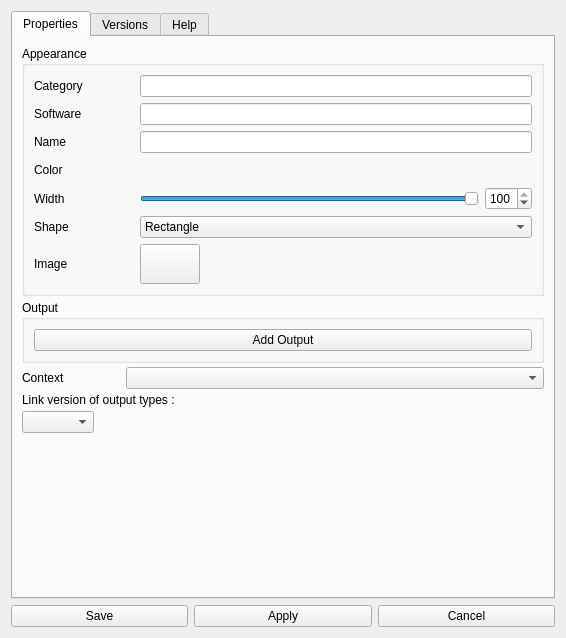
<?xml version="1.0" encoding="UTF-8"?>
<ui version="4.0">
 <class>MainWindow</class>
 <widget class="QDialog" name="MainWindow">
  <property name="geometry">
   <rect>
    <x>0</x>
    <y>0</y>
    <width>566</width>
    <height>638</height>
   </rect>
  </property>
  <property name="windowTitle">
   <string>Pypeline Types Editor</string>
  </property>
  <layout class="QVBoxLayout" name="verticalLayout_6">
   <item>
    <layout class="QHBoxLayout" name="horizontalLayout" stretch="0">
     <property name="spacing">
      <number>6</number>
     </property>
     <item>
      <widget class="QTabWidget" name="tabWidget">
       <property name="currentIndex">
        <number>0</number>
       </property>
       <widget class="QWidget" name="tabProperties">
        <attribute name="title">
         <string>Properties</string>
        </attribute>
        <layout class="QVBoxLayout" name="verticalLayout_7">
         <property name="spacing">
          <number>4</number>
         </property>
         <item>
          <widget class="QGroupBox" name="groupBox_2">
           <property name="title">
            <string>Appearance</string>
           </property>
           <layout class="QVBoxLayout" name="verticalLayout_10">
            <item>
             <layout class="QHBoxLayout" name="horizontalLayout_20">
              <item>
               <widget class="QLabel" name="label_15">
                <property name="minimumSize">
                 <size>
                  <width>100</width>
                  <height>0</height>
                 </size>
                </property>
                <property name="toolTip">
                 <string>Helpfull to order the types in the type area</string>
                </property>
                <property name="text">
                 <string>Category</string>
                </property>
               </widget>
              </item>
              <item>
               <widget class="QLineEdit" name="categoryLineEdit">
                <property name="toolTip">
                 <string>Helpfull to order the types in the type area</string>
                </property>
               </widget>
              </item>
             </layout>
            </item>
            <item>
             <layout class="QHBoxLayout" name="horizontalLayout_18">
              <item>
               <widget class="QLabel" name="label_13">
                <property name="minimumSize">
                 <size>
                  <width>100</width>
                  <height>0</height>
                 </size>
                </property>
                <property name="text">
                 <string>Software</string>
                </property>
               </widget>
              </item>
              <item>
               <widget class="QLineEdit" name="softwareLineEdit"/>
              </item>
             </layout>
            </item>
            <item>
             <layout class="QHBoxLayout" name="horizontalLayout_2">
              <item>
               <widget class="QLabel" name="label">
                <property name="sizePolicy">
                 <sizepolicy hsizetype="Fixed" vsizetype="Preferred">
                  <horstretch>0</horstretch>
                  <verstretch>0</verstretch>
                 </sizepolicy>
                </property>
                <property name="minimumSize">
                 <size>
                  <width>100</width>
                  <height>0</height>
                 </size>
                </property>
                <property name="maximumSize">
                 <size>
                  <width>100</width>
                  <height>16777215</height>
                 </size>
                </property>
                <property name="toolTip">
                 <string>Name of the type</string>
                </property>
                <property name="text">
                 <string>Name</string>
                </property>
               </widget>
              </item>
              <item>
               <widget class="QLineEdit" name="nameLineEdit">
                <property name="toolTip">
                 <string>Name of the type</string>
                </property>
                <property name="statusTip">
                 <string/>
                </property>
               </widget>
              </item>
             </layout>
            </item>
            <item>
             <layout class="QHBoxLayout" name="horizontalLayout_7">
              <item>
               <widget class="QLabel" name="colorLabel">
                <property name="minimumSize">
                 <size>
                  <width>100</width>
                  <height>0</height>
                 </size>
                </property>
                <property name="maximumSize">
                 <size>
                  <width>100</width>
                  <height>16777215</height>
                 </size>
                </property>
                <property name="toolTip">
                 <string>Color of the type visible in the links, the type area and for a non-image shape</string>
                </property>
                <property name="text">
                 <string>Color</string>
                </property>
               </widget>
              </item>
              <item>
               <widget class="QPushButton" name="colorButton">
                <property name="toolTip">
                 <string>Color of the type visible in the links, the type area and for a non-image shape</string>
                </property>
                <property name="text">
                 <string/>
                </property>
                <property name="flat">
                 <bool>true</bool>
                </property>
               </widget>
              </item>
             </layout>
            </item>
            <item>
             <layout class="QHBoxLayout" name="horizontalLayout_22">
              <item>
               <widget class="QLabel" name="label_17">
                <property name="minimumSize">
                 <size>
                  <width>100</width>
                  <height>0</height>
                 </size>
                </property>
                <property name="text">
                 <string>Width</string>
                </property>
               </widget>
              </item>
              <item>
               <widget class="QSlider" name="widthSlider">
                <property name="minimum">
                 <number>20</number>
                </property>
                <property name="maximum">
                 <number>100</number>
                </property>
                <property name="value">
                 <number>100</number>
                </property>
                <property name="orientation">
                 <enum>Qt::Horizontal</enum>
                </property>
               </widget>
              </item>
              <item>
               <widget class="QSpinBox" name="widthSpinBox">
                <property name="minimum">
                 <number>20</number>
                </property>
                <property name="maximum">
                 <number>100</number>
                </property>
                <property name="value">
                 <number>100</number>
                </property>
               </widget>
              </item>
             </layout>
            </item>
            <item>
             <layout class="QHBoxLayout" name="horizontalLayout_8" stretch="0,0">
              <item>
               <widget class="QLabel" name="label_6">
                <property name="minimumSize">
                 <size>
                  <width>100</width>
                  <height>0</height>
                 </size>
                </property>
                <property name="maximumSize">
                 <size>
                  <width>100</width>
                  <height>16777215</height>
                 </size>
                </property>
                <property name="toolTip">
                 <string>Shape of the the node</string>
                </property>
                <property name="text">
                 <string>Shape</string>
                </property>
               </widget>
              </item>
              <item>
               <widget class="QComboBox" name="shapeComboBox">
                <property name="minimumSize">
                 <size>
                  <width>200</width>
                  <height>0</height>
                 </size>
                </property>
                <property name="toolTip">
                 <string>Shape of the the node</string>
                </property>
                <item>
                 <property name="text">
                  <string>Rectangle</string>
                 </property>
                </item>
                <item>
                 <property name="text">
                  <string>Circle</string>
                 </property>
                </item>
                <item>
                 <property name="text">
                  <string>Image</string>
                 </property>
                </item>
               </widget>
              </item>
             </layout>
            </item>
            <item>
             <widget class="QWidget" name="imageWidget" native="true">
              <layout class="QHBoxLayout" name="horizontalLayout_21">
               <property name="leftMargin">
                <number>0</number>
               </property>
               <property name="topMargin">
                <number>0</number>
               </property>
               <property name="rightMargin">
                <number>0</number>
               </property>
               <property name="bottomMargin">
                <number>0</number>
               </property>
               <item>
                <widget class="QLabel" name="label_11">
                 <property name="minimumSize">
                  <size>
                   <width>100</width>
                   <height>0</height>
                  </size>
                 </property>
                 <property name="text">
                  <string>Image</string>
                 </property>
                </widget>
               </item>
               <item>
                <widget class="QPushButton" name="shapeButton">
                 <property name="minimumSize">
                  <size>
                   <width>60</width>
                   <height>40</height>
                  </size>
                 </property>
                 <property name="text">
                  <string/>
                 </property>
                </widget>
               </item>
               <item>
                <spacer name="horizontalSpacer_2">
                 <property name="orientation">
                  <enum>Qt::Horizontal</enum>
                 </property>
                 <property name="sizeHint" stdset="0">
                  <size>
                   <width>40</width>
                   <height>20</height>
                  </size>
                 </property>
                </spacer>
               </item>
              </layout>
             </widget>
            </item>
           </layout>
          </widget>
         </item>
         <item>
          <widget class="QGroupBox" name="groupBox">
           <property name="title">
            <string>Output</string>
           </property>
           <layout class="QVBoxLayout" name="verticalLayout_9">
            <item>
             <layout class="QVBoxLayout" name="outputLayout"/>
            </item>
            <item>
             <widget class="QPushButton" name="addOutputButton">
              <property name="text">
               <string>Add Output</string>
              </property>
             </widget>
            </item>
           </layout>
          </widget>
         </item>
         <item>
          <layout class="QHBoxLayout" name="horizontalLayout_15" stretch="0,1">
           <item>
            <widget class="QLabel" name="label_10">
             <property name="minimumSize">
              <size>
               <width>100</width>
               <height>0</height>
              </size>
             </property>
             <property name="text">
              <string>Context</string>
             </property>
            </widget>
           </item>
           <item>
            <widget class="QComboBox" name="contextComboBox"/>
           </item>
          </layout>
         </item>
         <item>
          <widget class="QLabel" name="label_3">
           <property name="toolTip">
            <string>The version number of the node will ba applyed to output nodes of this\ose types</string>
           </property>
           <property name="text">
            <string>Link version of output types :</string>
           </property>
          </widget>
         </item>
         <item>
          <layout class="QHBoxLayout" name="linksLayout">
           <item>
            <widget class="QComboBox" name="linksComboBox">
             <property name="toolTip">
              <string>Versions number will be synchronized between nodes of those types directly connected to this node</string>
             </property>
            </widget>
           </item>
           <item>
            <spacer name="horizontalSpacer">
             <property name="orientation">
              <enum>Qt::Horizontal</enum>
             </property>
             <property name="sizeHint" stdset="0">
              <size>
               <width>40</width>
               <height>20</height>
              </size>
             </property>
            </spacer>
           </item>
          </layout>
         </item>
         <item>
          <spacer name="verticalSpacer">
           <property name="orientation">
            <enum>Qt::Vertical</enum>
           </property>
           <property name="sizeHint" stdset="0">
            <size>
             <width>20</width>
             <height>40</height>
            </size>
           </property>
          </spacer>
         </item>
        </layout>
       </widget>
       <widget class="QWidget" name="tabVersions">
        <attribute name="title">
         <string>Versions</string>
        </attribute>
        <layout class="QVBoxLayout" name="verticalLayout_13">
         <item>
          <layout class="QHBoxLayout" name="horizontalLayout_23" stretch="1,0,0,0">
           <item>
            <widget class="QComboBox" name="versionComboBox"/>
           </item>
           <item>
            <widget class="QPushButton" name="newVersionPushButton">
             <property name="minimumSize">
              <size>
               <width>100</width>
               <height>0</height>
              </size>
             </property>
             <property name="maximumSize">
              <size>
               <width>16777215</width>
               <height>28</height>
              </size>
             </property>
             <property name="text">
              <string>New</string>
             </property>
            </widget>
           </item>
           <item>
            <widget class="QPushButton" name="publishVersionPushButton">
             <property name="minimumSize">
              <size>
               <width>100</width>
               <height>0</height>
              </size>
             </property>
             <property name="maximumSize">
              <size>
               <width>16777215</width>
               <height>28</height>
              </size>
             </property>
             <property name="text">
              <string>Publish</string>
             </property>
            </widget>
           </item>
           <item>
            <widget class="QPushButton" name="deleteVersionPushButton">
             <property name="maximumSize">
              <size>
               <width>30</width>
               <height>28</height>
              </size>
             </property>
             <property name="text">
              <string/>
             </property>
            </widget>
           </item>
          </layout>
         </item>
         <item>
          <widget class="QLineEdit" name="versionCommentLineEdit">
           <property name="font">
            <font>
             <italic>true</italic>
            </font>
           </property>
           <property name="placeholderText">
            <string>Version comment</string>
           </property>
          </widget>
         </item>
         <item>
          <widget class="QTabWidget" name="tabWidget_2">
           <property name="currentIndex">
            <number>0</number>
           </property>
           <widget class="QWidget" name="tab_2">
            <attribute name="title">
             <string>Actions</string>
            </attribute>
            <layout class="QVBoxLayout" name="verticalLayout_14">
             <item>
              <layout class="QHBoxLayout" name="horizontalLayout_16" stretch="0,1">
               <item>
                <layout class="QVBoxLayout" name="verticalLayout">
                 <item>
                  <widget class="QLabel" name="label_4">
                   <property name="text">
                    <string>Actions</string>
                   </property>
                   <property name="alignment">
                    <set>Qt::AlignCenter</set>
                   </property>
                  </widget>
                 </item>
                 <item>
                  <widget class="QListWidget" name="actionListWidget"/>
                 </item>
                 <item>
                  <layout class="QHBoxLayout" name="horizontalLayout_17">
                   <item>
                    <widget class="QPushButton" name="addActionButton">
                     <property name="text">
                      <string/>
                     </property>
                    </widget>
                   </item>
                   <item>
                    <widget class="QPushButton" name="delActionButton">
                     <property name="text">
                      <string/>
                     </property>
                    </widget>
                   </item>
                   <item>
                    <widget class="QPushButton" name="upActionButton">
                     <property name="text">
                      <string/>
                     </property>
                    </widget>
                   </item>
                   <item>
                    <widget class="QPushButton" name="downActionButton">
                     <property name="text">
                      <string/>
                     </property>
                    </widget>
                   </item>
                  </layout>
                 </item>
                </layout>
               </item>
               <item>
                <layout class="QVBoxLayout" name="verticalLayout_2">
                 <item>
                  <layout class="QHBoxLayout" name="horizontalLayout_11">
                   <item>
                    <widget class="QLabel" name="label_7">
                     <property name="minimumSize">
                      <size>
                       <width>80</width>
                       <height>0</height>
                      </size>
                     </property>
                     <property name="toolTip">
                      <string>Menu of the action (use | for submenus)</string>
                     </property>
                     <property name="text">
                      <string>Menu</string>
                     </property>
                    </widget>
                   </item>
                   <item>
                    <widget class="QLineEdit" name="actionMenuLineEdit">
                     <property name="toolTip">
                      <string>Menu of the action (use | for submenus)</string>
                     </property>
                    </widget>
                   </item>
                  </layout>
                 </item>
                 <item>
                  <layout class="QHBoxLayout" name="horizontalLayout_5">
                   <item>
                    <widget class="QLabel" name="label_5">
                     <property name="minimumSize">
                      <size>
                       <width>80</width>
                       <height>0</height>
                      </size>
                     </property>
                     <property name="toolTip">
                      <string>Name of the action</string>
                     </property>
                     <property name="text">
                      <string>Name</string>
                     </property>
                    </widget>
                   </item>
                   <item>
                    <widget class="QLineEdit" name="actionNameLineEdit">
                     <property name="toolTip">
                      <string>Name of the action</string>
                     </property>
                    </widget>
                   </item>
                   <item>
                    <widget class="QCheckBox" name="actionStackCheckBox">
                     <property name="toolTip">
                      <string>Wait til the end of the action before running the next action in the action stack</string>
                     </property>
                     <property name="text">
                      <string>Stack</string>
                     </property>
                     <property name="checked">
                      <bool>true</bool>
                     </property>
                    </widget>
                   </item>
                  </layout>
                 </item>
                 <item>
                  <layout class="QHBoxLayout" name="horizontalLayout_9">
                   <item>
                    <widget class="QLabel" name="label_12">
                     <property name="minimumSize">
                      <size>
                       <width>80</width>
                       <height>0</height>
                      </size>
                     </property>
                     <property name="toolTip">
                      <string>A window will be prompt with this warning to ensure you want to run this action</string>
                     </property>
                     <property name="text">
                      <string>Warning</string>
                     </property>
                    </widget>
                   </item>
                   <item>
                    <widget class="QLineEdit" name="actionWarningLineEdit">
                     <property name="toolTip">
                      <string>A window will be prompt with this warning to ensure you want to run this action</string>
                     </property>
                    </widget>
                   </item>
                  </layout>
                 </item>
                 <item>
                  <layout class="QHBoxLayout" name="horizontalLayout_19">
                   <item>
                    <widget class="QLabel" name="label_14">
                     <property name="minimumSize">
                      <size>
                       <width>80</width>
                       <height>0</height>
                      </size>
                     </property>
                     <property name="toolTip">
                      <string>List of the users who will be able to see and launch the action</string>
                     </property>
                     <property name="text">
                      <string>Users</string>
                     </property>
                    </widget>
                   </item>
                   <item>
                    <widget class="QLineEdit" name="actionUsersLineEdit">
                     <property name="toolTip">
                      <string>List of the users who will be able to see and launch the action</string>
                     </property>
                    </widget>
                   </item>
                  </layout>
                 </item>
                 <item>
                  <layout class="QHBoxLayout" name="actionTextLayout">
                   <property name="spacing">
                    <number>0</number>
                   </property>
                  </layout>
                 </item>
                </layout>
               </item>
              </layout>
             </item>
            </layout>
           </widget>
           <widget class="QWidget" name="tab_3">
            <attribute name="title">
             <string>Parameters</string>
            </attribute>
            <layout class="QVBoxLayout" name="verticalLayout_15">
             <item>
              <layout class="QHBoxLayout" name="horizontalLayout_10" stretch="0,1">
               <item>
                <layout class="QVBoxLayout" name="verticalLayout_4">
                 <item>
                  <widget class="QListWidget" name="paramListWidget">
                   <property name="maximumSize">
                    <size>
                     <width>300</width>
                     <height>16777215</height>
                    </size>
                   </property>
                  </widget>
                 </item>
                 <item>
                  <layout class="QHBoxLayout" name="horizontalLayout_3">
                   <item>
                    <widget class="QPushButton" name="addParamButton"/>
                   </item>
                   <item>
                    <widget class="QPushButton" name="delParamButton"/>
                   </item>
                   <item>
                    <widget class="QPushButton" name="upParamButton"/>
                   </item>
                   <item>
                    <widget class="QPushButton" name="downParamButton"/>
                   </item>
                  </layout>
                 </item>
                </layout>
               </item>
               <item>
                <layout class="QVBoxLayout" name="verticalLayout_3">
                 <property name="spacing">
                  <number>4</number>
                 </property>
                 <item>
                  <layout class="QHBoxLayout" name="horizontalLayout_14">
                   <item>
                    <widget class="QLabel" name="label_8">
                     <property name="minimumSize">
                      <size>
                       <width>100</width>
                       <height>0</height>
                      </size>
                     </property>
                     <property name="toolTip">
                      <string>Name of the parameter. The value of this parameter will be stored in an environment variable with the same name at the execution</string>
                     </property>
                     <property name="text">
                      <string>Name</string>
                     </property>
                    </widget>
                   </item>
                   <item>
                    <widget class="QLineEdit" name="paramNameLineEdit">
                     <property name="toolTip">
                      <string>Name of the parameter. The value of this parameter will be stored in an environment variable with the same name at the execution</string>
                     </property>
                    </widget>
                   </item>
                  </layout>
                 </item>
                 <item>
                  <layout class="QHBoxLayout" name="horizontalLayout_4" stretch="0,1">
                   <item>
                    <widget class="QLabel" name="label_2">
                     <property name="minimumSize">
                      <size>
                       <width>100</width>
                       <height>0</height>
                      </size>
                     </property>
                     <property name="text">
                      <string>Type</string>
                     </property>
                    </widget>
                   </item>
                   <item>
                    <widget class="QComboBox" name="paramTypeComboBox">
                     <item>
                      <property name="text">
                       <string>Bool</string>
                      </property>
                     </item>
                     <item>
                      <property name="text">
                       <string>Int</string>
                      </property>
                     </item>
                     <item>
                      <property name="text">
                       <string>Float</string>
                      </property>
                     </item>
                     <item>
                      <property name="text">
                       <string>String</string>
                      </property>
                     </item>
                     <item>
                      <property name="text">
                       <string>Text</string>
                      </property>
                     </item>
                     <item>
                      <property name="text">
                       <string>Python</string>
                      </property>
                     </item>
                     <item>
                      <property name="text">
                       <string>File</string>
                      </property>
                     </item>
                     <item>
                      <property name="text">
                       <string>Enum</string>
                      </property>
                     </item>
                    </widget>
                   </item>
                  </layout>
                 </item>
                 <item>
                  <widget class="QLineEdit" name="enumLineEdit"/>
                 </item>
                 <item>
                  <layout class="QHBoxLayout" name="horizontalLayout_13" stretch="0,1">
                   <item>
                    <widget class="QLabel" name="label_9">
                     <property name="minimumSize">
                      <size>
                       <width>100</width>
                       <height>0</height>
                      </size>
                     </property>
                     <property name="toolTip">
                      <string>If editable, the value of this parameter will be visible and stored in the node. If not the value will be invisible and not fixed in the type</string>
                     </property>
                     <property name="text">
                      <string>Editable</string>
                     </property>
                    </widget>
                   </item>
                   <item>
                    <widget class="QCheckBox" name="paramVisibleCheckBox">
                     <property name="toolTip">
                      <string>If editable, the value of this parameter will be visible and stored in the node. If not the value will be invisible and not fixed in the type</string>
                     </property>
                     <property name="text">
                      <string/>
                     </property>
                     <property name="checked">
                      <bool>true</bool>
                     </property>
                    </widget>
                   </item>
                  </layout>
                 </item>
                 <item>
                  <layout class="QHBoxLayout" name="horizontalLayout_24" stretch="0,1">
                   <item>
                    <widget class="QLabel" name="advancedLabel">
                     <property name="minimumSize">
                      <size>
                       <width>100</width>
                       <height>0</height>
                      </size>
                     </property>
                     <property name="text">
                      <string>Advanced</string>
                     </property>
                    </widget>
                   </item>
                   <item>
                    <widget class="QCheckBox" name="advancedCheckBox">
                     <property name="text">
                      <string/>
                     </property>
                    </widget>
                   </item>
                  </layout>
                 </item>
                 <item>
                  <widget class="Line" name="line_2">
                   <property name="orientation">
                    <enum>Qt::Horizontal</enum>
                   </property>
                  </widget>
                 </item>
                 <item>
                  <widget class="QLabel" name="paramDefaultLabel">
                   <property name="text">
                    <string>Default Value</string>
                   </property>
                  </widget>
                 </item>
                 <item>
                  <layout class="QHBoxLayout" name="paramTextLayout">
                   <property name="spacing">
                    <number>0</number>
                   </property>
                  </layout>
                 </item>
                </layout>
               </item>
              </layout>
             </item>
            </layout>
           </widget>
           <widget class="QWidget" name="tabScript">
            <attribute name="title">
             <string>Head Script</string>
            </attribute>
            <layout class="QVBoxLayout" name="verticalLayout_5"/>
           </widget>
          </widget>
         </item>
        </layout>
       </widget>
       <widget class="QWidget" name="tabHelp">
        <attribute name="title">
         <string>Help</string>
        </attribute>
        <layout class="QVBoxLayout" name="verticalLayout_12">
         <property name="spacing">
          <number>4</number>
         </property>
         <item>
          <widget class="QLabel" name="label_16">
           <property name="font">
            <font>
             <italic>false</italic>
            </font>
           </property>
           <property name="text">
            <string>Tooltip with markdown syntax :</string>
           </property>
          </widget>
         </item>
         <item>
          <widget class="QPlainTextEdit" name="helpTextEdit">
           <property name="toolTip">
            <string>Tooltip of the type in the type area. Use markdown encoding to customize appearence</string>
           </property>
          </widget>
         </item>
        </layout>
       </widget>
      </widget>
     </item>
    </layout>
   </item>
   <item>
    <layout class="QHBoxLayout" name="horizontalLayout_12">
     <item>
      <widget class="QPushButton" name="saveButton">
       <property name="text">
        <string>Save</string>
       </property>
      </widget>
     </item>
     <item>
      <widget class="QPushButton" name="applyButton">
       <property name="text">
        <string>Apply</string>
       </property>
      </widget>
     </item>
     <item>
      <widget class="QPushButton" name="closeButton">
       <property name="text">
        <string>Cancel</string>
       </property>
      </widget>
     </item>
    </layout>
   </item>
  </layout>
 </widget>
 <resources/>
 <connections/>
</ui>
